Frame 1 (no input): blank canvas, image omitted
Frame 60 (no input): blank canvas, image omitted
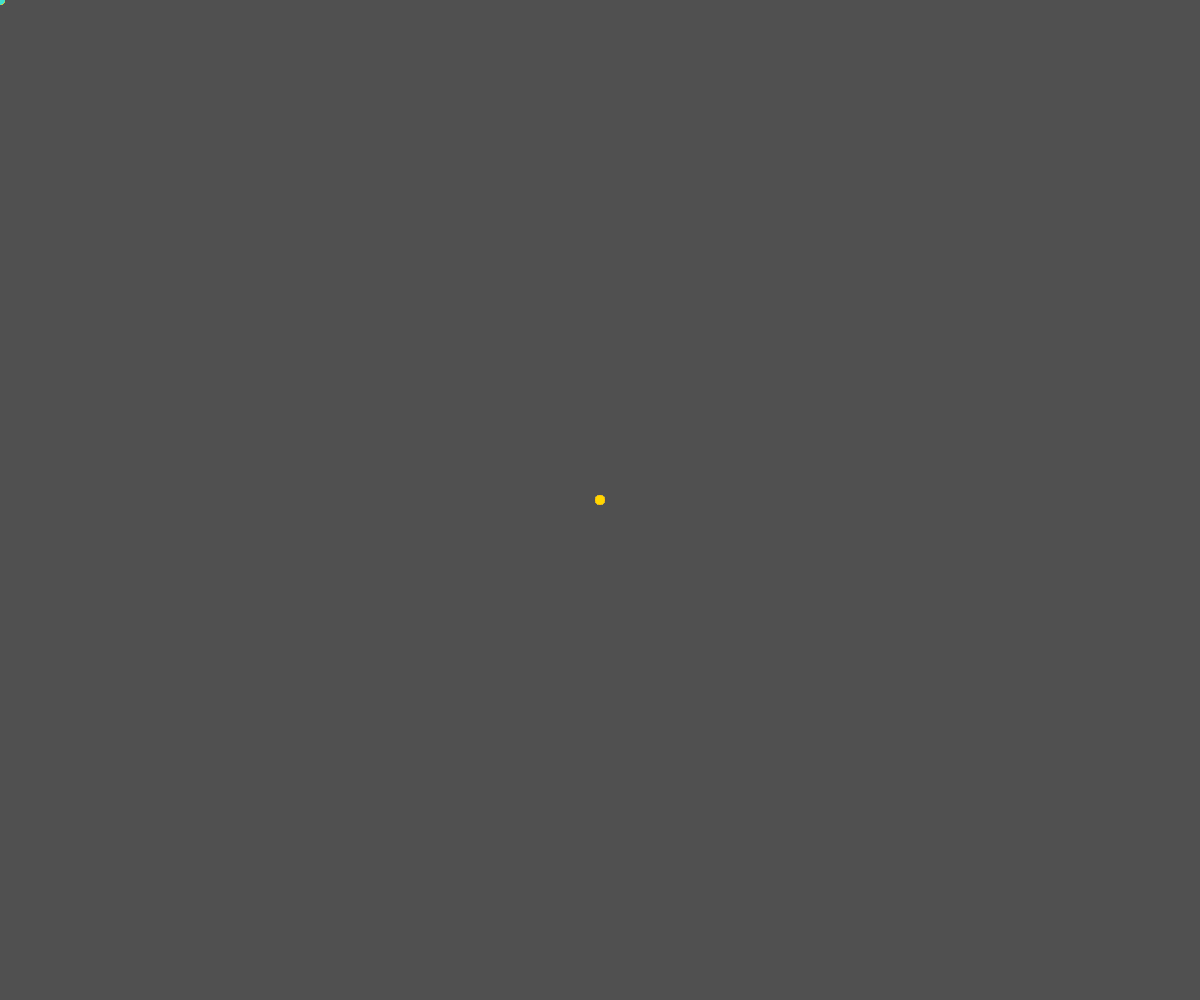
Frame 120 (the mouse pressed at the canvas centre since frame 60)

The p5.js sketch whose frames 1 and 60 were blank and that drew this single picture after the mouse press (run headless with seeded random() and noise() and a simulated clock; from frame 60 on, the mouse is pressed at the canvas centre):

// p5.js sketch
// ── sketch.js
let colorlist = ['gold', 'yellow', 'turquoise', 'red']

function setup() {
  createCanvas(windowWidth, windowHeight);
  background(80);  
}

function draw() {
  noStroke()
  fill(random(colorlist));
  ellipse(mouseX, mouseY, 10, 10);
}
